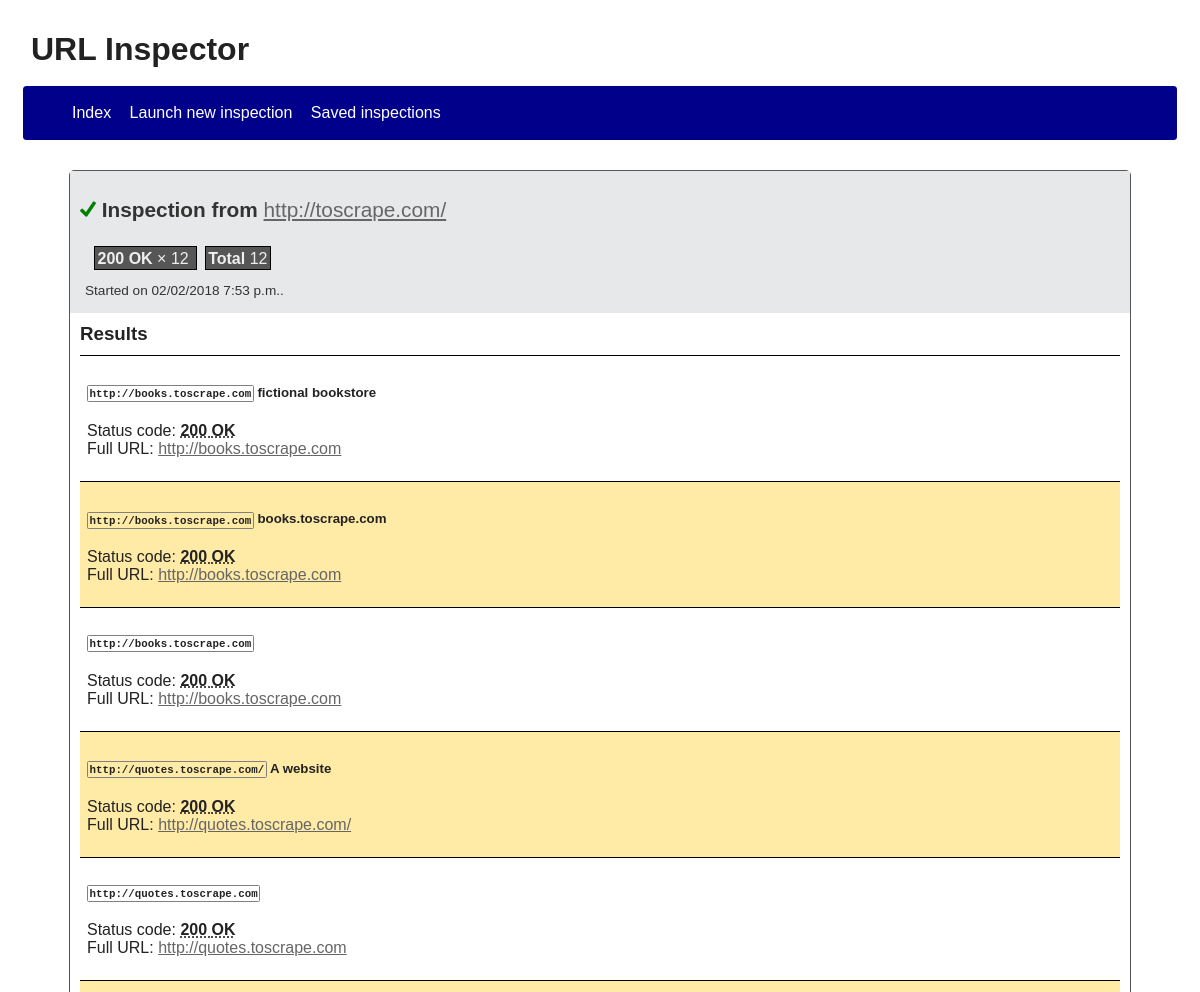
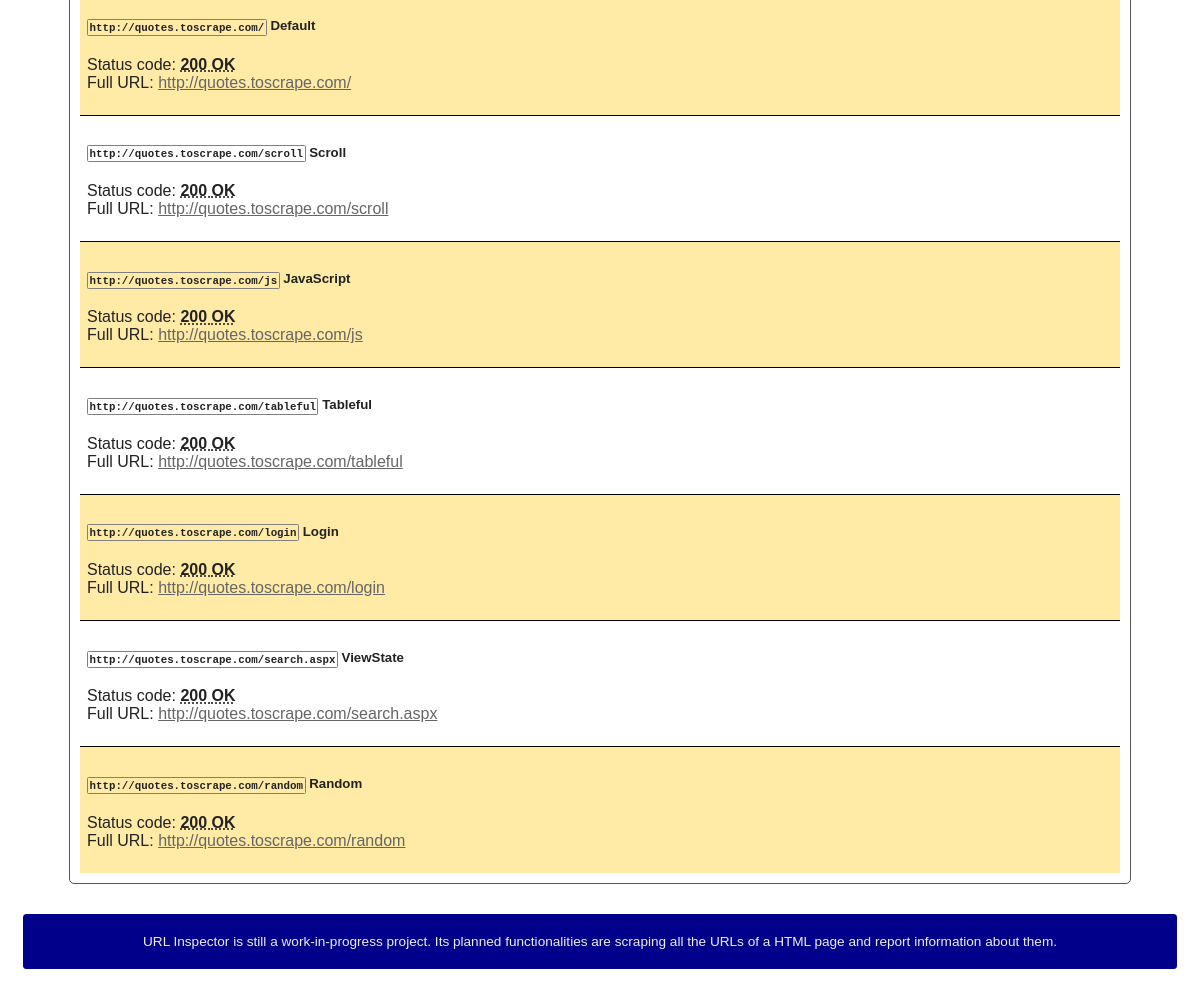
/inspection/89, run on the app's committed database (2 pictures, top to bottom).
### URLInspectorApp/models.py (models this page shows, shortened)
class Extraction(models.Model):
    STARTED = "started"
    TERMINATED = "terminated"
    CANCELLED = "cancelled"
    choices_status = (
        (STARTED, "Started"),
        (TERMINATED, "Terminated"),
        (CANCELLED, "Cancelled"),
    )
    url = models.URLField()
    start_date = models.DateTimeField(default=timezone.now)
    status = models.CharField(
        max_length=16,
        choices=choices_status,
        default=STARTED
    )
    @staticmethod
    def urlitems_occurrences(items):
        o = dict()
        for i in items:
            o[i.status_code] = 1 + o.get(i.status_code, 0)
        return o

class URLItem(models.Model):
    status_codes = [
        (c.value, c.phrase) for c in http.HTTPStatus
    ]
    str_max_length = 50
    extraction = models.ForeignKey(Extraction, on_delete=models.CASCADE)
    name = models.CharField(max_length=256)
    url = models.URLField()
    absolute_url = models.URLField()
    status_code = models.PositiveSmallIntegerField(choices=status_codes)

### URLInspectorApp/views.py (the view)
# urls.py: url(r"^inspection/(?P<pk>\d+)", views.InspectionView.as_view(), name="inspection"),
class InspectionView(DetailView, GlobalContextMixin):
    template_name = template_root + "/inspection.html"
    context_object_name = "extraction"
    model = Extraction
    def get_context_data(self, **kwargs):
        super_context = super(InspectionView, self).get_context_data(**kwargs)
        super_context["items"] = super_context["extraction"].urlitem_set.all()
        super_context["occurrences"] = Extraction.urlitems_occurrences(super_context["items"])
        return super_context

### URLInspectorApp/templatetags/ui_utils.py (called while the page is built)
@register.filter()
@stringfilter
def http_code_phrase(code):
    if code.isdigit():
        try:
            return HTTPStatus(int(code)).phrase
        except ValueError:
            pass
    return ""

@register.filter("http_code_desc")
@stringfilter
def http_code_description(code):
    if code.isdigit():
        try:
            return HTTPStatus(int(code)).description
        except ValueError:
            pass
    return ""

@register.filter()
@stringfilter
def truncate_chars_middle(text, limit, sep="..."):
    if not text or limit < 0:
        return ""
    length = len(text)
    if length < limit:
        return text
    else:
        first_half = ceil(limit / 2)
        second_half = length - floor(limit / 2)
        return text[:first_half] + sep + text[second_half:]

### URLInspectorApp/views.py (called while the page is built)
    def get_context_data(self, **kwargs):
        super_context = super(GlobalContextMixin, self).get_context_data(**kwargs)
        context = self.global_context.copy()
        context.update(super_context)
        return context

### URLInspectorApp/templates/url_inspector/inspection.html (shortened to what this page needs)
{% extends "url_inspector/base.html" %}
{% load static %}
{% load ui_utils %}
{% block head %}
    <link type="text/css" rel="stylesheet" href="{% static 'url_inspector/style_inspection.css' %}">
{% endblock %}
{% block content %}
    <section id="inspection-heading">
        <h2>
            <img
                width="16px" height="16px"
                {% with suffix=extraction.status|add:'.png' %}
                    src="{% static 'url_inspector/status_'|add:suffix %}"
                {% endwith %}
            >
            Inspection from
            <a
               href="{{ extraction.url }}"
               style="font-weight: normal"
                >
               {{ extraction.url|truncate_chars_middle:length_url_max }}
            </a>
        </h2>
        {% if extraction.status == "terminated" %}
            {% if items %}
                <div class="tiles">
                    {% for code, occurrence in occurrences.items|dictsortreversed:1 %}
                        <span>
                            <b>{{ code }} {{ code|http_code_phrase }}</b>
                            × {{ occurrence }}
                        </span>
                    {% endfor %}
                    <span><b>Total</b> {{ items|length }}</span>
                </div>
            {% endif %}
        {% endif %}
        <footer>
            Started on {{ extraction.start_date|date:"SHORT_DATETIME_FORMAT" }}.
        </footer>
    </section>
    {% if extraction.status == "started" %}
        <p>
            This page will <b>reload every {{ inspection_refresh }} seconds</b> until the results are complete.<br>
            Please be patient and wait.
        </p>
        <img src="{% static 'url_inspector/loading.gif' %}" width='36px' height='36px'>
    {% elif extraction.status == "cancelled" %}
        <p>This inspection was interrupted while running. Please rerun it to collect new data.</p>
    {% elif extraction.status == "terminated" %}
        {% if items %}
            <h3>Results</h3>
            <section id="inspection-results">
                {% for item in items %}
                    <article>
                        <h5>
                            <code>{{ item.url }}</code>
                            {{ item.name }}
                        </h5>
                        <p>
                            Status code:
                            <abbr title="{{ item.status_code|http_code_desc }}">
                                <b>{{ item.status_code }} {{ item.status_code|http_code_phrase }}</b>
                            </abbr><br>
                            Full URL:
                            <a
                                href="{{ item.absolute_url }}"
                               >
                                {{ item.absolute_url|truncate_chars_middle:length_url_max }}
                            </a>
                        </p>
                    </article>
                {% endfor %}
            </section>
        {% else %}
            <p>No URLs were scraped in this inspection.</p>
        {% endif %}
    {% endif %}
{% endblock %}

### URLInspectorApp/static/url_inspector/style.css (style rules this page uses)
body { font-family: "Cantarell", "Liberation Sans"; color: #222; padding: 5px; }
body a { color: #666; }
main > * { margin: 10px; }
code { padding: 1.5px; border-radius: 1.5px; border: 1px solid gray; }

### URLInspectorApp/static/url_inspector/style_inspection.css (style rules this page uses)
section#inspection-heading { color: #333; background-color: #E6E8EA; margin: 0px; padding: 10px; }
section#inspection-heading > h2 { font-size: 130%; }
section#inspection-heading > footer { font-size: 85%; margin: 5px; }
section#inspection-results > article { padding: 7px; border-top: 1px solid black; }
section#inspection-results > article:nth-child(2n) { background-color: #FFEAA6; }
div.tiles { margin: inherit; padding: inherit; }
div.tiles > span { color: #EFEFEF; background-color: #565656; border: 1px solid black; padding: 2.5px; margin: 4px; }

### data on the page
Extraction: status (picture), url "http://toscrape.com/", start_date "02/02/2018 7:53 p.m."
URLItem: url "http://books.toscrape.com", name "fictional bookstore", status_code "200", status_code|http_code_phrase "OK", absolute_url "http://books.toscrape.com"
URLItem: url "http://books.toscrape.com", name "books.toscrape.com", status_code "200", status_code|http_code_phrase "OK", absolute_url "http://books.toscrape.com"
URLItem: url "http://books.toscrape.com", status_code "200", status_code|http_code_phrase "OK", absolute_url "http://books.toscrape.com"
URLItem: url "http://quotes.toscrape.com/", name "A website", status_code "200", status_code|http_code_phrase "OK", absolute_url "http://quotes.toscrape.com/"
URLItem: url "http://quotes.toscrape.com", status_code "200", status_code|http_code_phrase "OK", absolute_url "http://quotes.toscrape.com"
URLItem: url "http://quotes.toscrape.com/", name "Default", status_code "200", status_code|http_code_phrase "OK", absolute_url "http://quotes.toscrape.com/"
URLItem: url "http://quotes.toscrape.com/scroll", name "Scroll", status_code "200", status_code|http_code_phrase "OK", absolute_url "http://quotes.toscrape.com/scroll"
URLItem: url "http://quotes.toscrape.com/js", name "JavaScript", status_code "200", status_code|http_code_phrase "OK", absolute_url "http://quotes.toscrape.com/js"
URLItem: url "http://quotes.toscrape.com/tableful", name "Tableful", status_code "200", status_code|http_code_phrase "OK", absolute_url "http://quotes.toscrape.com/tableful"
URLItem: url "http://quotes.toscrape.com/login", name "Login", status_code "200", status_code|http_code_phrase "OK", absolute_url "http://quotes.toscrape.com/login"
URLItem: url "http://quotes.toscrape.com/search.aspx", name "ViewState", status_code "200", status_code|http_code_phrase "OK", absolute_url "http://quotes.toscrape.com/search.aspx"
URLItem: url "http://quotes.toscrape.com/random", name "Random", status_code "200", status_code|http_code_phrase "OK", absolute_url "http://quotes.toscrape.com/random"

### other printed values
{{ code }} "200"
{{ code|http_code_phrase }} "OK"
{{ occurrence }} "12"
{{ items|length }} "12"
